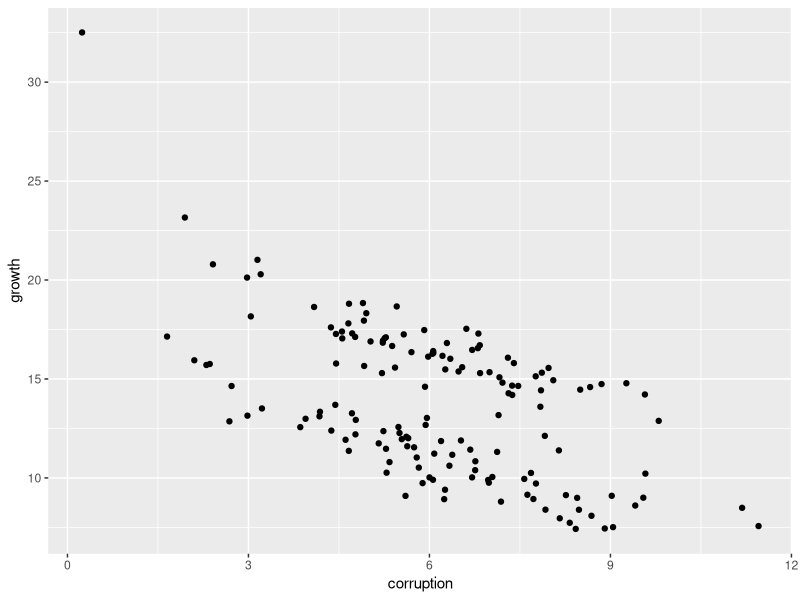
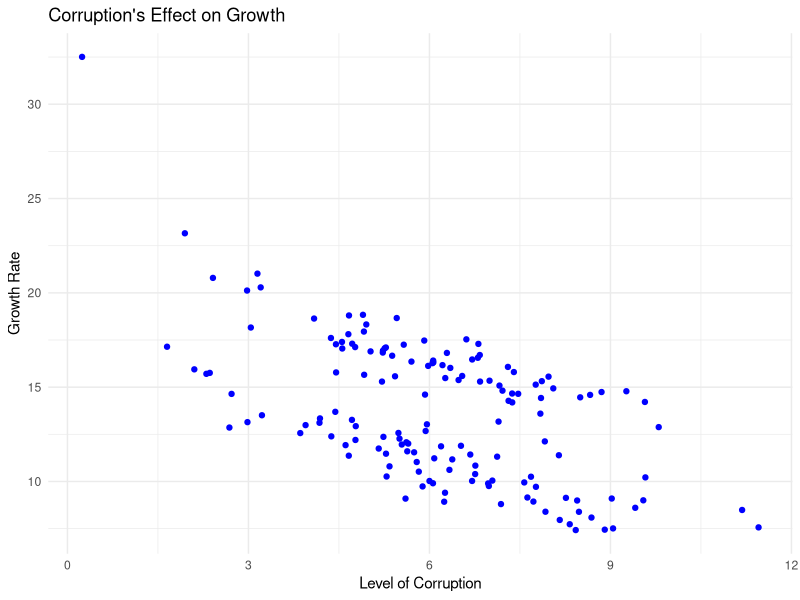
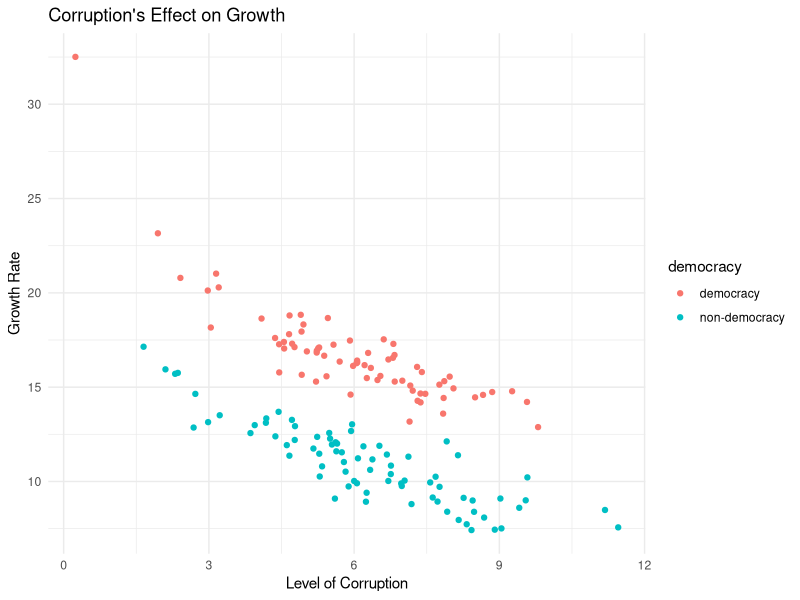
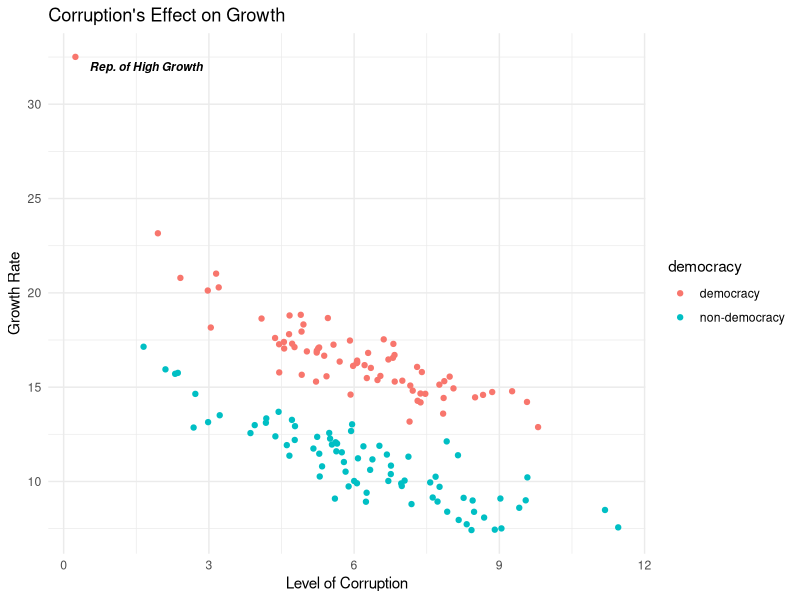
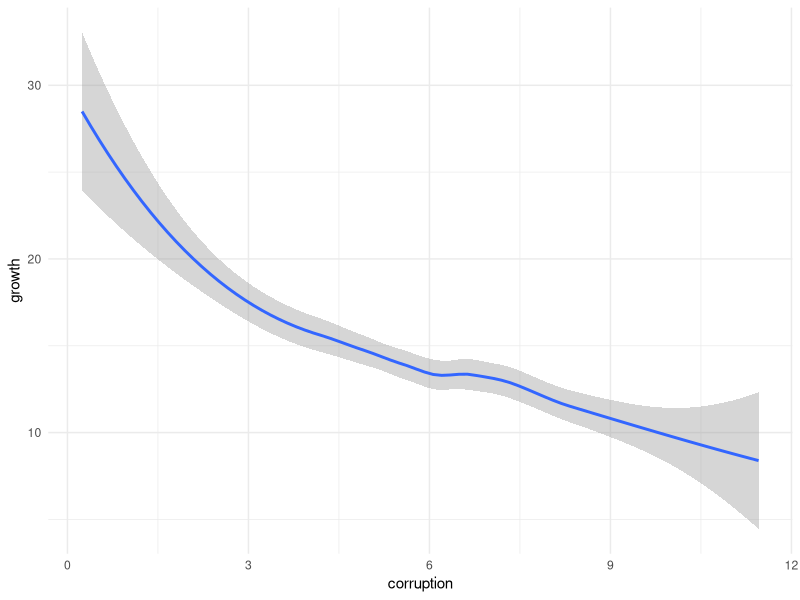
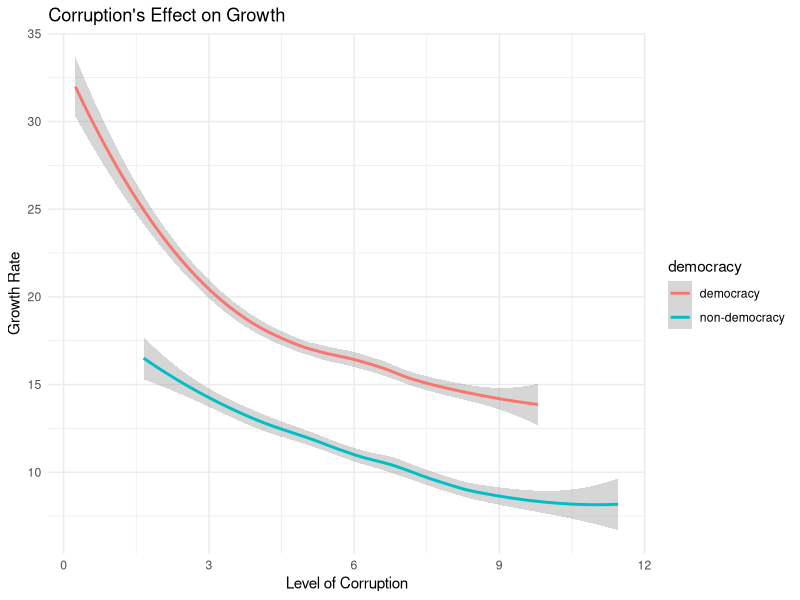
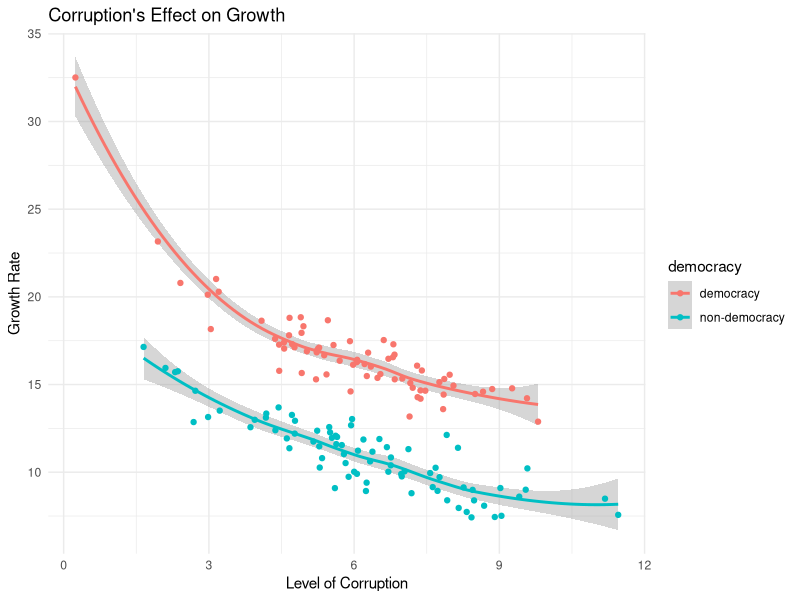
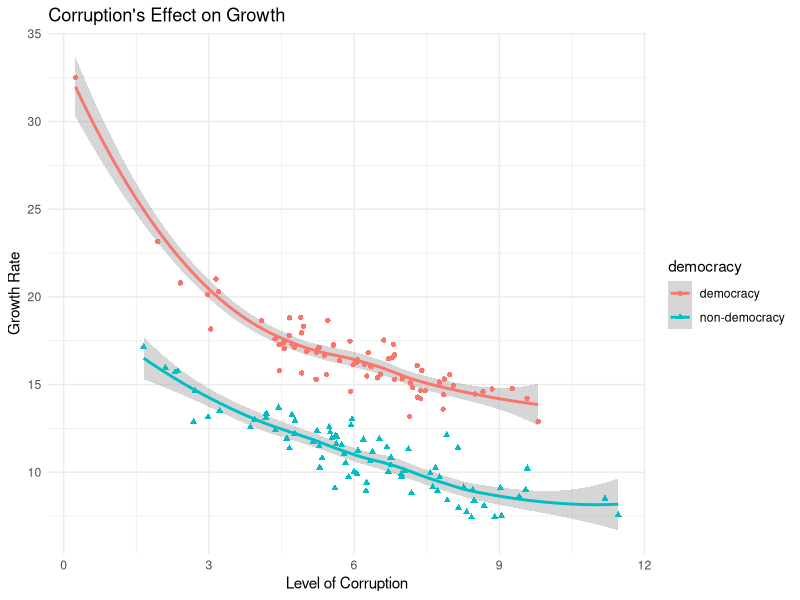

Here is the R script that generated these plots, in order:
#	Andy Philips
#	aphilips@pols.tamu.edu
#	Texas A&M University
#	4/20/15
#
#
#	An introduction to graphics in R using ggplot2
# -----------------------------------------------------#

# R has very flexible and relatively intuitive base graphics capabilities. However, there are times when one needs additional flexibility in making graphs. The package ggplot2 provides substantial flexibility and makes great-looking graphs (see lattice as another example of a good graphics package). Based off the "grammar of graphics", ggplot2 is designed to start simple---every graph has data, expressed as a geometry that is mapped onto a coordinate system. Add-ons to this (aesthetics) add complexity.

#install.packages("ggplot2", dependencies=TRUE)
#install.packages("RColorBrewer", dependencies=TRUE)
library(ggplot2)
library(RColorBrewer)
#	--------------------------------------------------#


#	--------------------------------------------------#
# Make up some cross-sectional data about corruption's effect on growth:
set.seed(20343)
corruption <- rnorm(150,6,2)
democracy <- as.numeric(rnorm(150)>0)
growth <- 20 - 5*log(corruption) + 5*democracy  + rnorm(150)
dataset <- data.frame(growth,corruption,democracy)
dataset$democracy[democracy==1] <- "democracy"
dataset$democracy[democracy==0] <- "non-democracy"
dataset # let's look at the data
#	--------------------------------------------------#


#	------------ scatterplot --------------------------#
# ggplot's command first specifies the dataset, then the aesthetics (x and y). The + specifies the type of plot you want. In this case, we want a simple scatterplot between corruption and growth
ggplot(data=dataset, aes(x=corruption,y=growth)) + geom_point()

# the section ggplot(data=dataset, aes(x=corruption,y=growth)) is the core component that identifies the data and variables of interest. The second part, + geom_point(), is a layer that we add to tell ggplot what to do. There are tons of layers, and (as the name suggests), we can use more than one layer.

# we can clean this up a bit by adding labels and a "theme". Other themes include theme_grey(), theme_minimal(), theme_classic(), and theme_bw().

ggplot(data=dataset, aes(x=corruption,y=growth)) +
	geom_point(color="blue") + # color the data
	labs(x="Level of Corruption", y = "Growth Rate", title= "Corruption's Effect on Growth") + # add labels
	theme_minimal() # Removes the grayscale

# We can differentiate between democracies and non-democracies.
ggplot(data=dataset, aes(x=corruption,y=growth)) +
	geom_point(aes(color=democracy)) +	# color the data by democracy
	labs(x="Level of Corruption", y = "Growth Rate", title= "Corruption's Effect on Growth") + # add labels
	theme_minimal() # Removes the grayscale

# Notice that outlier country with high growth? We can add a layer that labels it:
ggplot(data=dataset, aes(x=corruption,y=growth)) +
	geom_point(aes(color=democracy)) + # color the data by democracy
	labs(x="Level of Corruption", y = "Growth Rate", title= "Corruption's Effect on Growth") + # add labels
	theme_minimal() + # Removes the grayscale
	annotate("text", label="Rep. of High Growth", x=1.7, y=32, size=3, fontface="bold.italic") # add country label
#	--------------------------------------------------#


#	----------- lowess/line-plots ----------------------------#
# ggplot makes it easy to graph a lowess smoothed estimate of the relationship between corruption and growth:
ggplot(data=dataset, aes(x=corruption,y=growth)) +
	geom_smooth()	+	# lowess
	theme_minimal()	# Removes the grayscale

# We can also add a command to the lowess to differentiate between high and low democracies:
ggplot(data=dataset, aes(x=corruption,y=growth)) +
	geom_smooth(aes(color=democracy))	+	# lowess
	labs(x="Level of Corruption", y = "Growth Rate", title= "Corruption's Effect on Growth") + # add labels
	theme_minimal() # Removes the grayscale

# and add the underlying scatterplot to get a better sense of the data:
ggplot(data=dataset, aes(x=corruption,y=growth)) +
	geom_smooth(aes(color=democracy))	+	# lowess
	geom_point(aes(color=democracy)) + # add points
	labs(x="Level of Corruption", y = "Growth Rate", title= "Corruption's Effect on Growth") + # add labels
	theme_minimal()	# Removes the grayscale

# We can change both the color and the shape of the scatter points in the geom_point command:
ggplot(data=dataset, aes(x=corruption,y=growth)) +
	geom_smooth(aes(color=democracy))	+	# lowess
	geom_point(aes(color=democracy, shape=democracy)) +	# add points, change both color and shape
	labs(x="Level of Corruption", y = "Growth Rate", title= "Corruption's Effect on Growth") + # add labels
	theme_minimal()	# Removes the grayscale

# Instead, we could add a rug plot to keep the plot clearer
ggplot(data=dataset, aes(x=corruption,y=growth)) +
	geom_smooth(aes(color=democracy))	+	# lowess
	geom_rug(aes(color=democracy)) + # add rug
	labs(x="Level of Corruption", y = "Growth Rate", title= "Corruption's Effect on Growth") + # add labels
	theme_minimal()	# Removes the grayscale

# While a lowess provides a more localized fit than a regression line, we may just want to plot a straight best-fit line. This is done in the geom_smooth command:
ggplot(data=dataset, aes(x=corruption,y=growth)) +
	geom_smooth( aes(color=democracy), method="lm")	+	# lowess
	geom_rug(aes(color=democracy)) + # add rug
	labs(x="Level of Corruption", y = "Growth Rate", title= "Corruption's Effect on Growth") + # add labels
	theme_minimal()	# Removes the grayscale

# in addition, the legend title is redundant and could be removed. And let's place the legend up top:
ggplot(data=dataset, aes(x=corruption,y=growth)) +
	geom_smooth( aes(color=democracy), method="lm")	+	# lowess
	geom_rug(aes(color=democracy)) + # add rug
	labs(x="Level of Corruption", y = "Growth Rate", title= "Corruption's Effect on Growth") + # add labels
	theme_minimal()	+ # Removes the grayscale
	theme(legend.title=element_blank()) + # remove legend title
	theme(legend.position="top") # place legend up top

# by specifying se=FALSE in the geom_smooth() layer, we can remove the confidence intervals.
ggplot(data=dataset, aes(x=corruption,y=growth)) +
	geom_smooth( aes(color=democracy), method="lm", se=FALSE)	+	# lowess
	geom_rug(aes(color=democracy)) + # add rug
	labs(x="Level of Corruption", y = "Growth Rate", title= "Corruption's Effect on Growth") + # add labels
	theme_minimal()	+ # Removes the grayscale
	theme(legend.title=element_blank()) + # remove legend title
	theme(legend.position="top") # place legend up top
#	--------------------------------------------------#


#	----------- box-plots ----------------------------#
# Discrete X variables can be handled easily in ggplot. Here are some ways of visualizing this. We will use the dichtotomous democracy measure as the main focus. First a basic boxplot:
ggplot(data=dataset, aes(x=democracy,y=growth)) + geom_boxplot()

# We can make it look better:
ggplot(data=dataset, aes(x=democracy,y=growth)) +
	geom_boxplot(aes(color=democracy)) + # add color by democracy type
	theme_minimal()	# remove grayscale
#	--------------------------------------------------#


#	----------- violin-plots ----------------------------#
# Another recent plot that is gaining in popularity is the so-called violin plot:
ggplot(data=dataset, aes(x=democracy,y=growth)) +
	geom_violin(aes(color=democracy)) + # add color by democracy type
	theme_minimal()	# remove grayscale

# if we wanted to remove the legend entirely, we could do so using the following command:
ggplot(data=dataset, aes(x=democracy,y=growth)) +
	geom_violin(aes(color=democracy)) + # add color by democracy type
	theme_minimal() +
	theme(legend.position="none") # no legend

# we could also flip the axes:
ggplot(data=dataset, aes(x=democracy,y=growth)) +
	geom_violin(aes(color=democracy)) + # add color by democracy type
	coord_flip() + # flip axes
	theme_minimal() +
	theme(legend.position="none") # no legend

# this would look even better with points added (jittered to avoid overlap):
ggplot(data=dataset, aes(x=democracy,y=growth)) +
	geom_violin(aes(color=democracy)) + # add color by democracy type
	coord_flip() + # flip axes
	geom_jitter(aes(color=democracy), position= position_jitter(width=0.05)) + # add jittered points
	theme_minimal() +
	theme(legend.position="none") # no legend

# notice that the command for the legend must come after theme_minimal(), or else it will give you problems (not work).
#	--------------------------------------------------#


#	----------- splitting plots ----------------------------#
# sometimes we want 2+ plots side by side on one panel. This is done using the facet_wrap command. So if we wanted to plot a scatter plot of corruption and growth and separate by democracy:
ggplot(data=dataset, aes(x=corruption,y=growth)) +
	geom_point() +
	labs(x="Level of Corruption", y = "Growth Rate", title= "Corruption's Effect on Growth") + # add labels
	theme_minimal()	+
	facet_wrap(~democracy, nrow=1, scales="free")	# separate by democracy type

# Removing scales = "free" keeps them on a single axis. We will do that, add color (in the geom_point layer), place them on 2 rows, and remove the legend:
ggplot(data=dataset, aes(x=corruption,y=growth)) +
	geom_point(aes(color=democracy)) +
	labs(x="Level of Corruption", y = "Growth Rate", title= "Corruption's Effect on Growth") + # add labels
	theme_minimal()	+
	facet_wrap(~democracy, nrow=2) + # separate by democracy type, 1 row
	theme(legend.position="none") # remove legend
#	--------------------------------------------------#


#	----------- saving plots ----------------------------#
# Now that we have made a variety of plots, we want to save them. The ggsave command saves the last ggplot. We first generate the plot, then save it as a .png under the name "myplot":
ggplot(data=dataset, aes(x=democracy,y=growth)) +
	geom_violin(aes(color=democracy)) + # add color by democracy type
	theme_minimal()	# remove grayscale
ggsave("myplot.png", dpi=300, width=4.8, height=3)
# of course, if you're using something like RStudio, you can just export the plot using the export option
#	--------------------------------------------------#


#	----------- Color ----------------------------#
# Finally, we can change the color. Of couse we can manually alter colors:
ggplot(data=dataset, aes(x=corruption,y=growth)) +
	geom_point(aes(color=democracy)) + # color the data by democracy
	labs(x="Level of Corruption", y = "Growth Rate", title= "Corruption's Effect on Growth") + # add labels
	theme_minimal()	+ # Removes the grayscale
	scale_color_manual(values=c("chartreuse", "khaki1")) # change colors manually

# Also, Cynthia Brewer's RColorBrewer package provides great colors for a variety of applications. Since we have a qualitative, not sequential set of democracy/non-democracy, we can use Accent. But here are all the different styles:
display.brewer.all()

ggplot(data=dataset, aes(x=corruption,y=growth)) +
	geom_point(aes(color=democracy)) + # color the data by democracy
	labs(x="Level of Corruption", y = "Growth Rate", title= "Corruption's Effect on Growth") + # add labels
	theme_minimal()	+ # Removes the grayscale
	scale_color_brewer(palette="Accent")
#	--------------------------------------------------#


#	--------------------------------------------------#
# 	Some concluding thoughts for using ggplot:
#	1. Plan out what your x, y variables are, and what your potential aes variables will be
#	2. Start simple, move to complex. Each "+" addition changes a small part of your plot, and can be used for most types of plots.
#	3. Less chartjunk is better! Emphasize only the main message your figure is trying to convey.
#	4. Be aware that your audience may be colorblind or seeing your plot in B&W
#	5. This is by no means all that ggplot can do...there are lots of websites that have other applications.
#	--------------------------------------------------#
